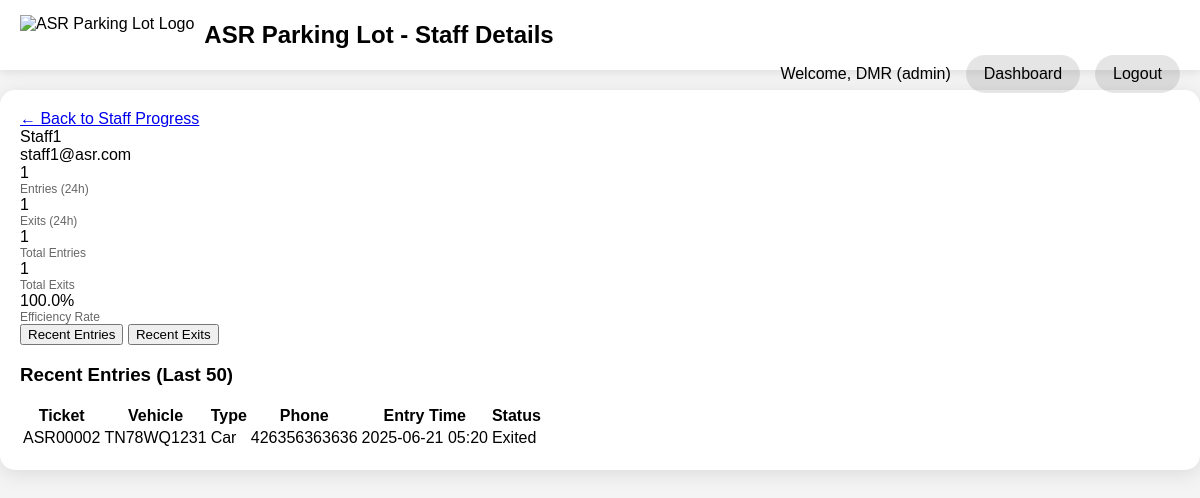
The page /admin/staff-details/4 (signed in) on the database as committed earlier.
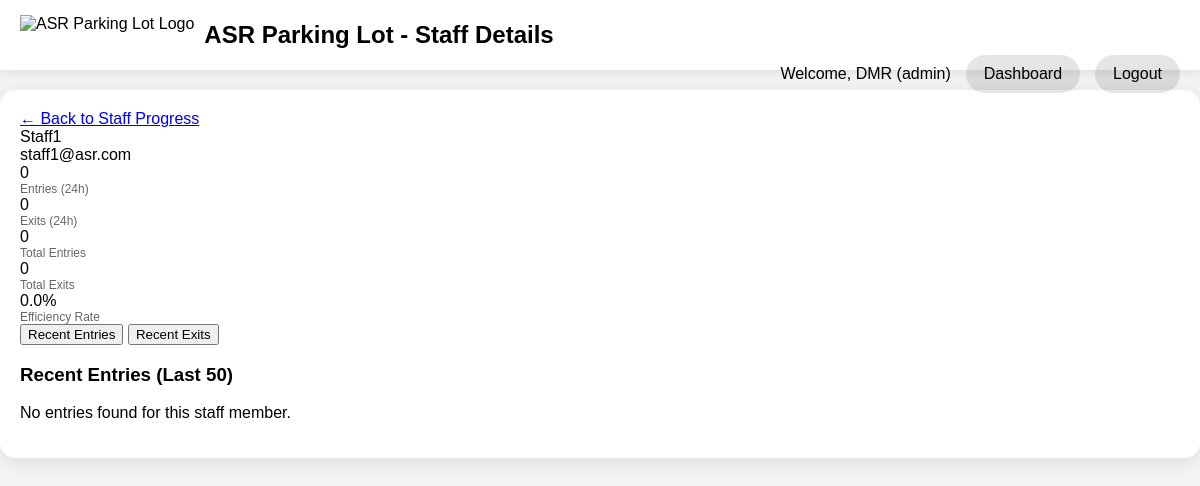
The same page on the database as committed later.
### app/models.py (models this page shows, shortened)
class Entry(db.Model):
    id = db.Column(db.Integer, primary_key=True)
    ticket_number = db.Column(db.String(20), unique=True, nullable=False)
    vehicle_type = db.Column(db.String(50), nullable=False)
    vehicle_number = db.Column(db.String(20), nullable=False)
    phone = db.Column(db.String(15), nullable=False)
    device = db.Column(db.String(50), nullable=False)
    entry_time = db.Column(db.DateTime, default=get_current_device_time, nullable=False)
    exit_time = db.Column(db.DateTime, nullable=True)
    paid = db.Column(db.Boolean, default=False, nullable=False)
    amount = db.Column(db.Float, nullable=True)

### app/routes.py (the view)
@main.route('/admin/staff-details/<int:staff_id>')
@login_required
def staff_details(staff_id):
    if current_user.role != 'admin':
        flash('Access denied. Admin privileges required.', 'error')
        return redirect(url_for('main.index'))
    staff = User.query.get_or_404(staff_id)
    if staff.role != 'staff':
        flash('User is not a staff member.', 'error')
        return redirect(url_for('main.staff_progress'))
    now = get_current_device_time()
    twenty_four_hours_ago = now - timedelta(hours=24)
    recent_entries = Entry.query.filter(
        (Entry.device == f'Terminal - {staff.username}') |
        (Entry.device == f'Exit Terminal - {staff.username}')
    ).order_by(Entry.entry_time.desc()).limit(50).all()
    recent_exits = Entry.query.filter(
        Entry.exit_time.isnot(None),
        Entry.device == f'Exit Terminal - {staff.username}'
    ).order_by(Entry.exit_time.desc()).limit(50).all()
    entries_24h = Entry.query.filter(
        Entry.entry_time >= twenty_four_hours_ago,
        (Entry.device == f'Terminal - {staff.username}') |
        (Entry.device == f'Exit Terminal - {staff.username}')
    ).count()
    exits_24h = Entry.query.filter(
        Entry.exit_time >= twenty_four_hours_ago,
        Entry.device == f'Exit Terminal - {staff.username}'
    ).count()
    total_entries = Entry.query.filter(
        (Entry.device == f'Terminal - {staff.username}') |
        (Entry.device == f'Exit Terminal - {staff.username}')
    ).count()
    total_exits = Entry.query.filter(
        Entry.exit_time.isnot(None),
        Entry.device == f'Exit Terminal - {staff.username}'
    ).count()
    efficiency_rate = 0
    if total_entries > 0:
        efficiency_rate = (total_exits / total_entries) * 100
    return render_template('staff_details.html',
                         title=f'Staff Details - {staff.username}',
                         staff=staff,
                         recent_entries=recent_entries,
                         recent_exits=recent_exits,
                         entries_24h=entries_24h,
                         exits_24h=exits_24h,
                         total_entries=total_entries,
                         total_exits=total_exits,
                         efficiency_rate=efficiency_rate)

### app/utils.py (called while the page is built)
def get_device_time(dt=None):
    if dt is None:
        return datetime.now()
    return dt

def get_ist_time(dt=None):
    if dt is None:
        dt = datetime.utcnow()
    ist_offset = timedelta(hours=5, minutes=30)
    ist_time = dt + ist_offset
    return ist_time

def format_ist_time(dt, format_str='%Y-%m-%d %H:%M:%S'):
    ist_time = get_ist_time(dt)
    return ist_time.strftime(format_str)

def format_ist_time_medium(dt):
    return format_ist_time(dt, '%Y-%m-%d %H:%M')

def get_current_device_time():
    return get_device_time()

### app/templates/staff_details.html (shortened to what this page needs)
<!DOCTYPE html>
<html lang="en">
<head>
</head>
<body>
    <div class="navbar">
        <div class="navbar-logo">
            <img src="{{ url_for('main.public_file', filename='logo.png') }}" alt="ASR Parking Lot Logo">
            <h1>ASR Parking Lot - Staff Details</h1>
        </div>
        <div class="navbar-right">
            <span>Welcome, {{ current_user.username }} ({{ current_user.role }})</span>
            <a href="{{ url_for('main.admin_dashboard') }}">Dashboard</a>
            <a href="{{ url_for('main.logout') }}">Logout</a>
        </div>
    </div>
    <div class="container">
        <a href="{{ url_for('main.staff_progress') }}" class="back-btn">← Back to Staff Progress</a>
        <div class="staff-header">
            <div class="staff-name">{{ staff.username }}</div>
            <div class="staff-email">{{ staff.email }}</div>
        </div>
        <div class="stats-grid">
            <div class="stat-card">
                <div class="stat-number">{{ entries_24h }}</div>
                <div class="stat-label">Entries (24h)</div>
            </div>
            <div class="stat-card">
                <div class="stat-number">{{ exits_24h }}</div>
                <div class="stat-label">Exits (24h)</div>
            </div>
            <div class="stat-card">
                <div class="stat-number">{{ total_entries }}</div>
                <div class="stat-label">Total Entries</div>
            </div>
            <div class="stat-card">
                <div class="stat-number">{{ total_exits }}</div>
                <div class="stat-label">Total Exits</div>
            </div>
            <div class="stat-card">
                <div class="stat-number">{{ "%.1f"|format(efficiency_rate) }}%</div>
                <div class="stat-label">Efficiency Rate</div>
            </div>
        </div>
        <div class="tabs">
            <button class="tab active" onclick="showTab('entries')">Recent Entries</button>
            <button class="tab" onclick="showTab('exits')">Recent Exits</button>
        </div>
        <div id="entries" class="tab-content active">
            <h3>Recent Entries (Last 50)</h3>
            {% if recent_entries %}
            <div class="entries-table">
                <table>
                    <thead>
                        <tr>
                            <th>Ticket</th>
                            <th>Vehicle</th>
                            <th>Type</th>
                            <th>Phone</th>
                            <th>Entry Time</th>
                            <th>Status</th>
                        </tr>
                    </thead>
                    <tbody>
                        {% for entry in recent_entries %}
                        <tr>
                            <td>{{ entry.ticket_number }}</td>
                            <td>{{ entry.vehicle_number }}</td>
                            <td>{{ entry.vehicle_type }}</td>
                            <td>{{ entry.phone }}</td>
                            <td>{{ entry.entry_time | ist_medium }}</td>
                            <td>
                                {% if entry.exit_time %}
                                    <span class="efficiency-indicator efficiency-high">Exited</span>
                                {% else %}
                                    <span class="efficiency-indicator efficiency-medium">Active</span>
                                {% endif %}
                            </td>
                        </tr>
                        {% endfor %}
                    </tbody>
                </table>
            </div>
            {% else %}
            <p>No entries found for this staff member.</p>
            {% endif %}
        </div>
    </div>
</body>
</html>

Rows that differ between the two databases and show on the page:
removed Entry: ticket_number "ASR00002", vehicle_number "TN78WQ1231", vehicle_type "Car", phone "426356363636", entry_time|ist_medium "2025-06-21 05:20", shows "Exited"
Other text that changed with them:
{{ entries_24h }}: "1" → "0"
{{ exits_24h }}: "1" → "0"
{{ total_entries }}: "1" → "0"
{{ total_exits }}: "1" → "0"
{{ "%.1f"|format(efficiency_rate) }}: "100.0" → "0.0"
text no longer shown: "Ticket Vehicle Type Phone Entry Time Status"
text now shown: "No entries found for this staff member."
